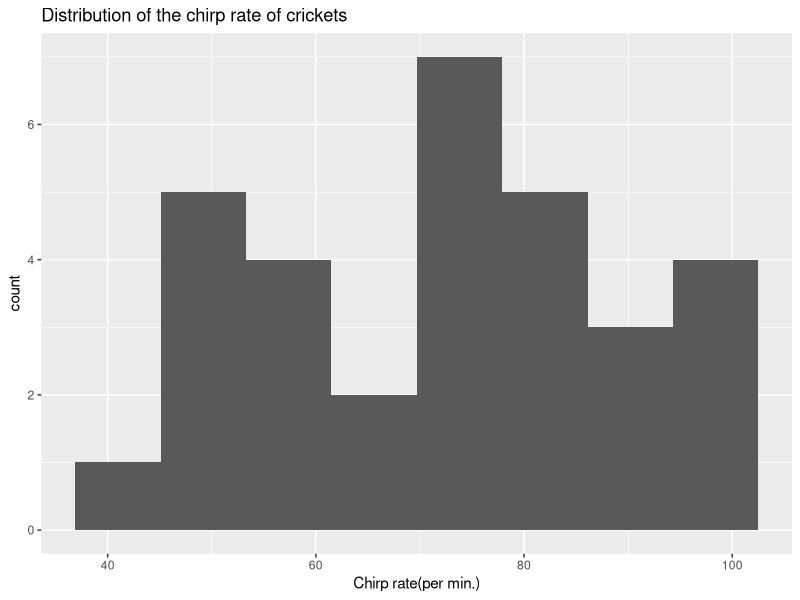
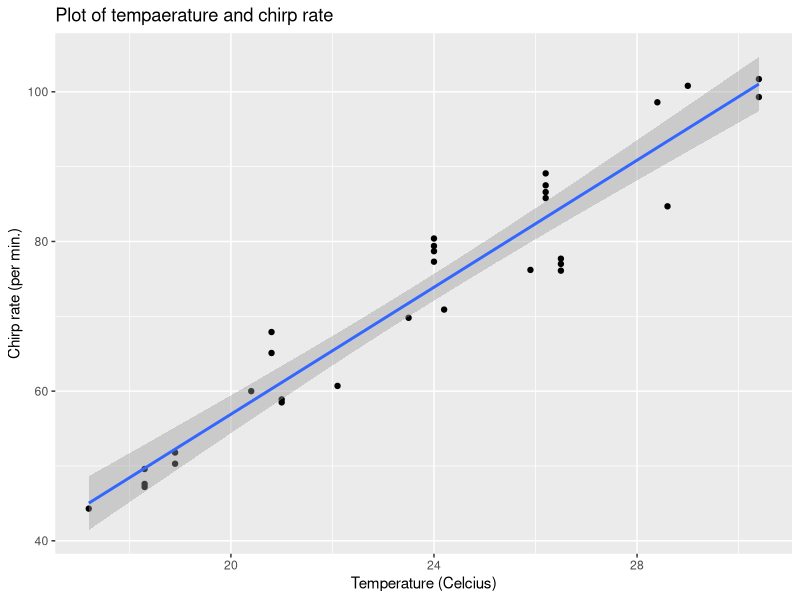
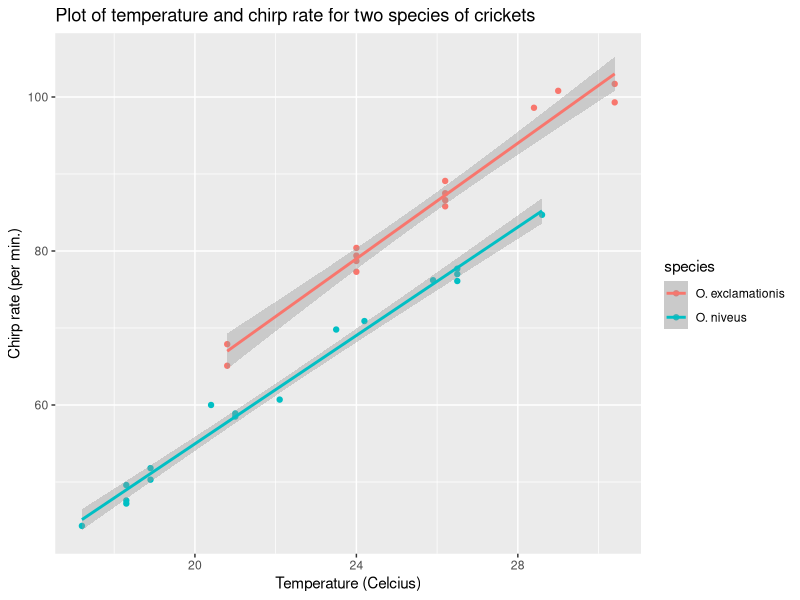
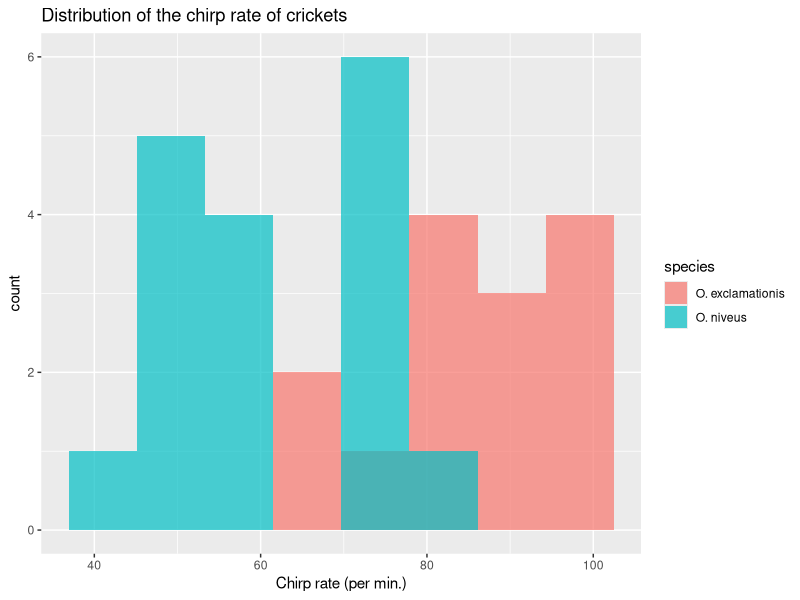
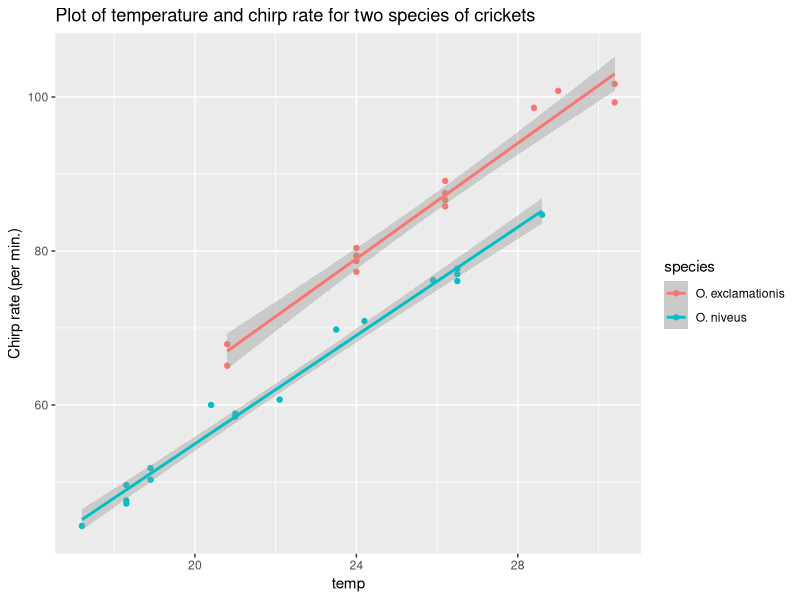

Here is the R script that generated these plots, in order:
## ---- chunk 1
knitr::opts_chunk$set(echo = TRUE)
library('tidyverse') ; library('modeldata')
## ---- chunk 2
data(crickets, package = "modeldata")
names(crickets)
## ---- chunk 3
summary(crickets)
ggplot(crickets, aes(x = rate)) +
      geom_histogram(bins = 8) +
      ggtitle("Distribution of the chirp rate of crickets") +
      xlab('Chirp rate(per min.)')
## ---- chunk 4
ggplot(crickets, aes(x = temp, y = rate)) +
      geom_point() +
      geom_smooth(method = 'lm') +
      ggtitle("Plot of tempaerature and chirp rate") +
      ylab('Chirp rate (per min.)') + 
      xlab('Temperature (Celcius)')

temp_lm <- lm(rate ~ temp, crickets)
summary.lm(temp_lm)
## ---- chunk 5
ggplot(crickets, aes(x = temp, y = rate, color = species)) +
      geom_point() +
      geom_smooth(method = 'lm') +
      ggtitle("Plot of temperature and chirp rate for two species of crickets") +     ylab('Chirp rate (per min.)') +
      xlab('Temperature (Celcius)')

species_lm <- lm(rate ~ temp + species, crickets)

summary.lm(species_lm)
## ---- chunk 6
ggplot(crickets, aes(x = rate, fill = species)) +
      geom_histogram(position = 'identity', alpha = 0.7, bins = 8) +
      ggtitle("Distribution of the chirp rate of crickets") + 
      xlab('Chirp rate (per min.)')
## ---- chunk 7
ggplot(crickets, aes(x = temp, y = rate, color = species)) +
      geom_point() +
      geom_smooth(method = 'lm') +
      ggtitle("Plot of temperature and chirp rate for two species of crickets") +
  
      ylab('Chirp rate (per min.)')
      xlab('Temperature (Celcius)')


species_x_temp_lm <- lm(rate ~ temp + species + temp:species, crickets)
summary.lm(species_x_temp_lm)
anova(species_lm, species_x_temp_lm)
